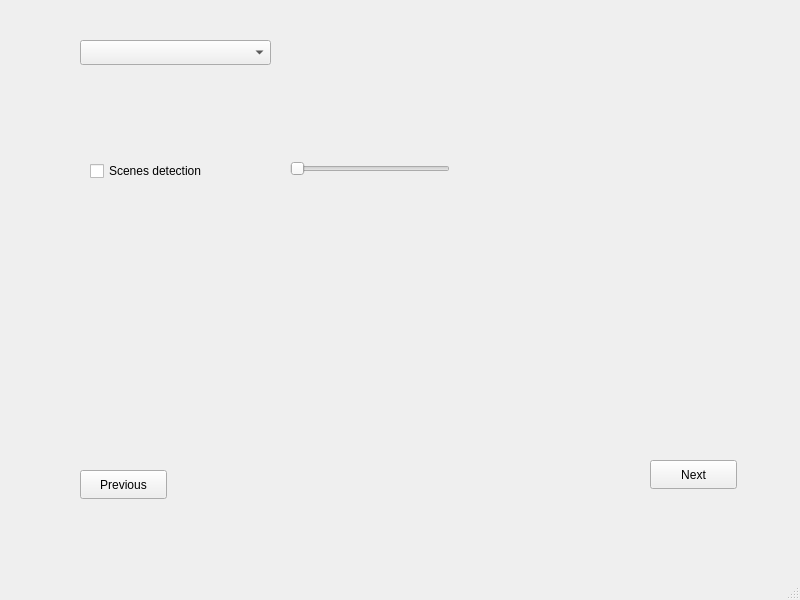
<?xml version="1.0" encoding="UTF-8"?>
<ui version="4.0">
    <class>MainWindow</class>
    <widget class="QMainWindow" name="MainWindow">
        <property name="geometry">
            <rect>
                <x>0</x>
                <y>0</y>
                <width>800</width>
                <height>600</height>
            </rect>
        </property>
        <property name="windowTitle">
            <string>MainWindow</string>
        </property>
        <widget class="QWidget" name="centralwidget">
            <widget class="QComboBox" name="resumeTypeBox">
                <property name="geometry">
                    <rect>
                        <x>80</x>
                        <y>40</y>
                        <width>191</width>
                        <height>25</height>
                    </rect>
                </property>
            </widget>
            <widget class="QCheckBox" name="scenesDetectionBox">
                <property name="geometry">
                    <rect>
                        <x>90</x>
                        <y>160</y>
                        <width>141</width>
                        <height>22</height>
                    </rect>
                </property>
                <property name="text">
                    <string>Scenes detection</string>
                </property>
            </widget>
            <widget class="QSlider" name="scenesDifSlider">
                <property name="geometry">
                    <rect>
                        <x>290</x>
                        <y>160</y>
                        <width>160</width>
                        <height>17</height>
                    </rect>
                </property>
                <property name="minimum">
                    <number>1</number>
                </property>
                <property name="maximum">
                    <number>100</number>
                </property>
                <property name="orientation">
                    <enum>Qt::Horizontal</enum>
                </property>
                <property name="invertedAppearance">
                    <bool>false</bool>
                </property>
                <property name="invertedControls">
                    <bool>false</bool>
                </property>
            </widget>
            <widget class="QPushButton" name="nextButton">
                <property name="geometry">
                    <rect>
                        <x>650</x>
                        <y>460</y>
                        <width>87</width>
                        <height>29</height>
                    </rect>
                </property>
                <property name="text">
                    <string>Next</string>
                </property>
            </widget>
            <widget class="QPushButton" name="previousButton">
                <property name="geometry">
                    <rect>
                        <x>80</x>
                        <y>470</y>
                        <width>87</width>
                        <height>29</height>
                    </rect>
                </property>
                <property name="text">
                    <string>Previous</string>
                </property>
            </widget>
        </widget>
        <widget class="QMenuBar" name="menubar">
            <property name="geometry">
                <rect>
                    <x>0</x>
                    <y>0</y>
                    <width>800</width>
                    <height>23</height>
                </rect>
            </property>
        </widget>
        <widget class="QStatusBar" name="statusbar"/>
    </widget>
    <resources/>
    <connections/>
</ui>
